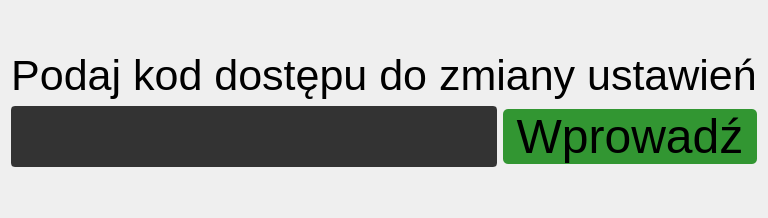
          <widget class="QWidget" name="page_settings_login">
           <layout class="QVBoxLayout" name="verticalLayout_27">
            <item>
             <spacer name="verticalSpacer_10">
              <property name="orientation">
               <enum>Qt::Vertical</enum>
              </property>
              <property name="sizeHint" stdset="0">
               <size>
                <width>20</width>
                <height>40</height>
               </size>
              </property>
             </spacer>
            </item>
            <item>
             <layout class="QVBoxLayout" name="verticalLayout_26">
              <item>
               <widget class="QLabel" name="label_35">
                <property name="font">
                 <font>
                  <family>Segoe UI</family>
                  <pointsize>32</pointsize>
                 </font>
                </property>
                <property name="text">
                 <string>Podaj kod dostępu do zmiany ustawień</string>
                </property>
                <property name="alignment">
                 <set>Qt::AlignCenter</set>
                </property>
               </widget>
              </item>
              <item>
               <layout class="QHBoxLayout" name="horizontalLayout_21">
                <item>
                 <widget class="QLineEdit" name="lineEdit_12">
                  <property name="font">
                   <font>
                    <family>Segoe UI</family>
                    <pointsize>36</pointsize>
                   </font>
                  </property>
                  <property name="styleSheet">
                   <string notr="true">QLineEdit {
	color:rgb(255,255,255);
	border:2px solid rgb(51,51,51);
	border-radius:4px;
	background:rgb(51,51,51);
}

QLineEdit:disabled {
	color:rgb(255,255,255);
	border:2px solid rgb(112,112,112);
	border-radius:4px;
	background:rgb(112,112,112);
}</string>
                  </property>
                  <property name="echoMode">
                   <enum>QLineEdit::Password</enum>
                  </property>
                  <property name="alignment">
                   <set>Qt::AlignCenter</set>
                  </property>
                 </widget>
                </item>
                <item>
                 <widget class="QPushButton" name="bn_settings_login_bn">
                  <property name="font">
                   <font>
                    <family>Segoe UI</family>
                    <pointsize>36</pointsize>
                   </font>
                  </property>
                  <property name="styleSheet">
                   <string notr="true">QPushButton {
	border: none;
	background-color: rgb(50,150,50);
border-radius:5px;
}
QPushButton:hover {
	background-color: rgb(100,180,100);
}
QPushButton:pressed {
background-color: rgb(50,150,50);
}</string>
                  </property>
                  <property name="text">
                   <string> Wprowadź </string>
                  </property>
                  <property name="shortcut">
                   <string>Return</string>
                  </property>
                 </widget>
                </item>
               </layout>
              </item>
             </layout>
            </item>
            <item>
             <spacer name="verticalSpacer_9">
              <property name="orientation">
               <enum>Qt::Vertical</enum>
              </property>
              <property name="sizeHint" stdset="0">
               <size>
                <width>20</width>
                <height>40</height>
               </size>
              </property>
             </spacer>
            </item>
           </layout>
          </widget>
